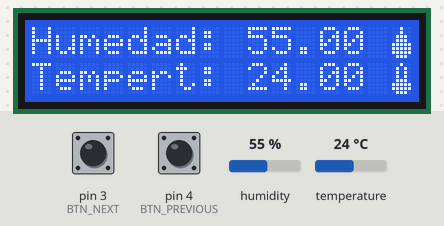
This sketch was run on a simulated Arduino Uno, built with avr-gcc and run on an emulated ATmega328P. Shown: 16×2 character LCD. The test bench sets the inputs (shaded band); at power-on: pin 3 (BTN_NEXT) HIGH, pin 4 (BTN_PREVIOUS) HIGH, humidity 55 %, temperature 24 °C. The local clock reads 2024-03-15 10:24:30 at power-on unless the sketch sets it; what the sketch prints to the serial monitor is not drawn.

Above: at 1.2 s.
1.3 s: pin 3 (BTN_NEXT) pulled LOW for 0.15 s
At 2.5 s:
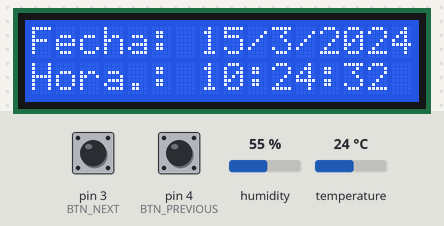
4.5 s: pin 3 (BTN_NEXT) pulled LOW for 1 s
At 5.8 s:
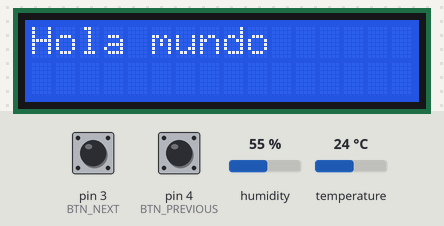
7.0 s: pin 4 (BTN_PREVIOUS) pulled LOW for 0.15 s
At 7.8 s:
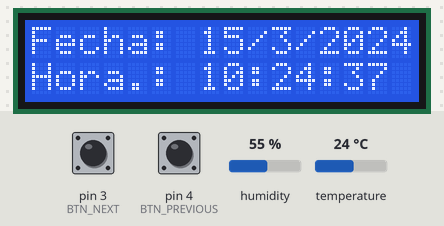
8.6 s: pin 4 (BTN_PREVIOUS) pulled LOW for 1 s
At 9.4 s:
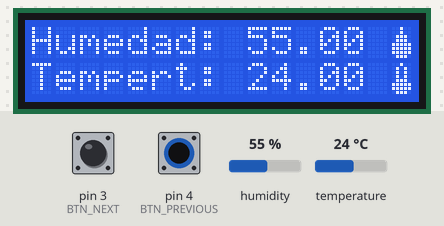
11.1 s: humidity set to 22 %
At 13.9 s:
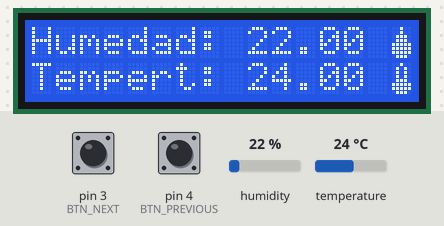
14.2 s: temperature set to 12 °C
At 15.5 s:
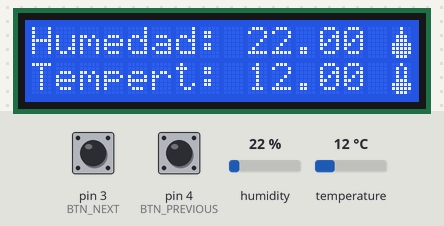
Timing chart, 0 to 17.2 s (numbered marks = the images above; inputs shaded):
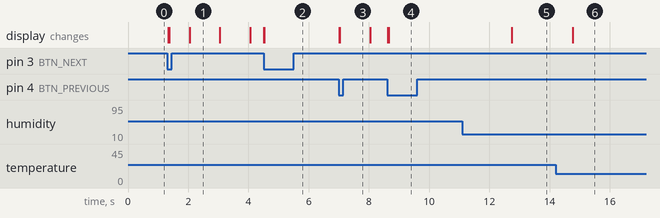

The sketch:

ControlDeMenus_V2.ino
```cpp
#include "DHT.h"
#include "Fsm.h"
#include "RTClib.h"
#include "LiquidCrystal_I2C.h"

#define DHTPIN 2      //Pin digital #2 (datos)
#define DHTTYPE DHT22 //Sensor DHT22
#define BTN_NEXT 3
#define BTN_PREVIOUS 4

// ############################ Definicion de variables #######################
enum Trigger{
    BUTTON_EVENT_NEXT,    // equivalente #define BUTTON_EVENT_NEXT 1
    BUTTON_EVENT_PREVIOUS // equivalente #define BUTTON_EVENT_PREVIOUS 2
};

DHT dht(DHTPIN, DHTTYPE);
LiquidCrystal_I2C lcd(0x27,16,2);
RTC_DS3231 rtc;

long tiempoUltimaLectura = 0;
byte degree_symbol[8] =
{
0b00111,  //   ***
0b00101,  //   * *
0b00111,  //   ***
0b00000,  //
0b00000,  //
0b00000,  //
0b00000,  //
0b00000   //
};
byte gota[8] =
{
0b00100,  //   *
0b00100,  //   *
0b01110,  //  ***
0b01110,  //  ***
0b11111,  // *****
0b11111,  // *****
0b11111,  // *****
0b01110   //  ***
};
byte termometro[8] =
{
0b00100,  //   *
0b01010,  //  * *
0b01010,  //  * *
0b01010,  //  * *
0b01110,  //  ***
0b11111,  // *****
0b11111,  // *****
0b01110   //  ***
};

// ############################ Prototipos de metodos #########################
void on_state();
void a_in_state();
void b_in_state();
void c_in_state();
void check_button_next();
void check_button_previous();

// ############################ Configuracion de FSM ##########################
// State state(&func_on_enter_state, &func_in_state, &func_on_exit_state)
State state_a(&on_state, &a_in_state, nullptr);
State state_b(&on_state, &b_in_state, nullptr);
State state_c(&on_state, &c_in_state, nullptr);
Fsm fsm(&state_a);

void setup() {
  Serial.begin(9600);
  Serial.println("Iniciando...");
  dht.begin();
  rtc.begin();

  lcd.init();
  lcd.backlight();

  lcd.createChar(0, degree_symbol);
  lcd.createChar(1, gota);
  lcd.createChar(2, termometro);

  // fsm.add_transition(&state_to_transition_from, &state_to_transition_to, &trigger, &func_on_transition)
  fsm.add_transition(&state_a, &state_b, BUTTON_EVENT_NEXT, nullptr);
  fsm.add_transition(&state_b, &state_c, BUTTON_EVENT_NEXT, nullptr);
  fsm.add_transition(&state_c, &state_a, BUTTON_EVENT_NEXT, nullptr);

  fsm.add_transition(&state_a, &state_c, BUTTON_EVENT_PREVIOUS, nullptr);
  fsm.add_transition(&state_b, &state_a, BUTTON_EVENT_PREVIOUS, nullptr);
  fsm.add_transition(&state_c, &state_b, BUTTON_EVENT_PREVIOUS, nullptr);
}

void loop() {
  fsm.run_machine();
}

void on_state(){
  lcd.clear();
};

void a_in_state(){
  float h = dht.readHumidity();         //Leemos la Humedad
  float t = dht.readTemperature();      //Leemos la temperatura en grados Celsius
  lcd.setCursor(0, 0);
  lcd.print("Humedad: ");
  lcd.print(h);
  lcd.print(" ");
  lcd.write(byte (1));

  lcd.setCursor(0, 1);
  lcd.print("Tempert: ");
  lcd.print(t);
  lcd.print(" ");
  lcd.write(byte (2));
  check_button_next();
  check_button_previous();
}

void b_in_state(){
  static bool bandera = true;
  static String fecha;
  static String hora;

  DateTime now = rtc.now();
  fecha = String(now.day()) + "/" + String(now.month()) + "/" + String(now.year());
  hora = String(now.hour()) + ":" + String(now.minute()) + ":" + String(now.second());
  // (now.second() == 59 ) ? lcd.clear() : (void)0 ;

  if(now.second() == 0 && bandera == true){
    lcd.setCursor(10, 1);
    lcd.print("      ");
    tiempoUltimaLectura = millis();
    bandera = false;
  }
  if(millis() - tiempoUltimaLectura > 1000){
    bandera = true;
  }

  Serial.println(hora);
  lcd.setCursor(0, 0);
  lcd.print("Fecha: ");
  lcd.print(fecha);
  lcd.setCursor(0, 1);
  lcd.print("Hora.: ");
  lcd.print(hora);
  check_button_next();
  check_button_previous();
}

void c_in_state(){
  lcd.print("Hola mundo");
  lcd.setCursor(0, 0);
  check_button_next();
  check_button_previous();
}

void check_button_next(){
  static bool flancoAscendente = false;

  if(millis() - tiempoUltimaLectura > 120){
    if( digitalRead(BTN_NEXT) == 0 && flancoAscendente == false ){
      if(flancoAscendente == false){
        Serial.println("button_pressed");
        fsm.trigger(BUTTON_EVENT_NEXT);
      }
      flancoAscendente = true;
    }

    if(digitalRead(BTN_NEXT) == 1 && flancoAscendente == true){
      flancoAscendente = false;
      tiempoUltimaLectura = millis();
    }
  }
}

void check_button_previous(){
    static bool flancoAscendente = false;

  if(millis() - tiempoUltimaLectura > 120){
    if( digitalRead(BTN_PREVIOUS) == 0 && flancoAscendente == false ){
      if(flancoAscendente == false){
        Serial.println("button_pressed");
        fsm.trigger(BUTTON_EVENT_PREVIOUS);
      }
      flancoAscendente = true;
    }

    if(digitalRead(BTN_PREVIOUS) == 1 && flancoAscendente == true){
      flancoAscendente = false;
      tiempoUltimaLectura = millis();
    }
  }
}
```

Measured:
- after the input at 1.3 s, the display: first changes at once (image 1 shows a later state)
- after the input at 4.5 s, the display: first changes at once (image 2 shows a later state)
- after the input at 7.0 s, the display: first changes at once (image 3 shows a later state)
- after the input at 8.6 s, the display: first changes at once (image 4 shows a later state)
- after the input at 11.1 s, the display: changes after 1.6 s (image 5)
- after the input at 14.2 s, the display: changes after 0.57 s (image 6)
- what the display in image 1 shows lasts 1.1 s, from 2.0 s to 3.1 s
